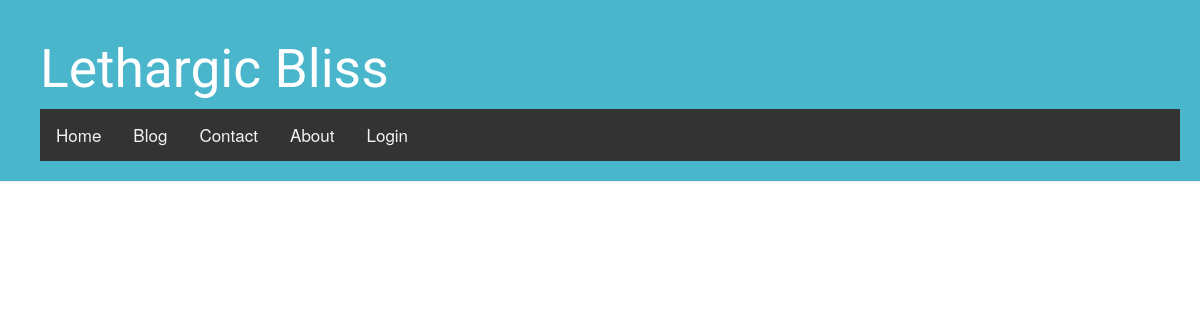
The page /drafts/ on the database as committed earlier.
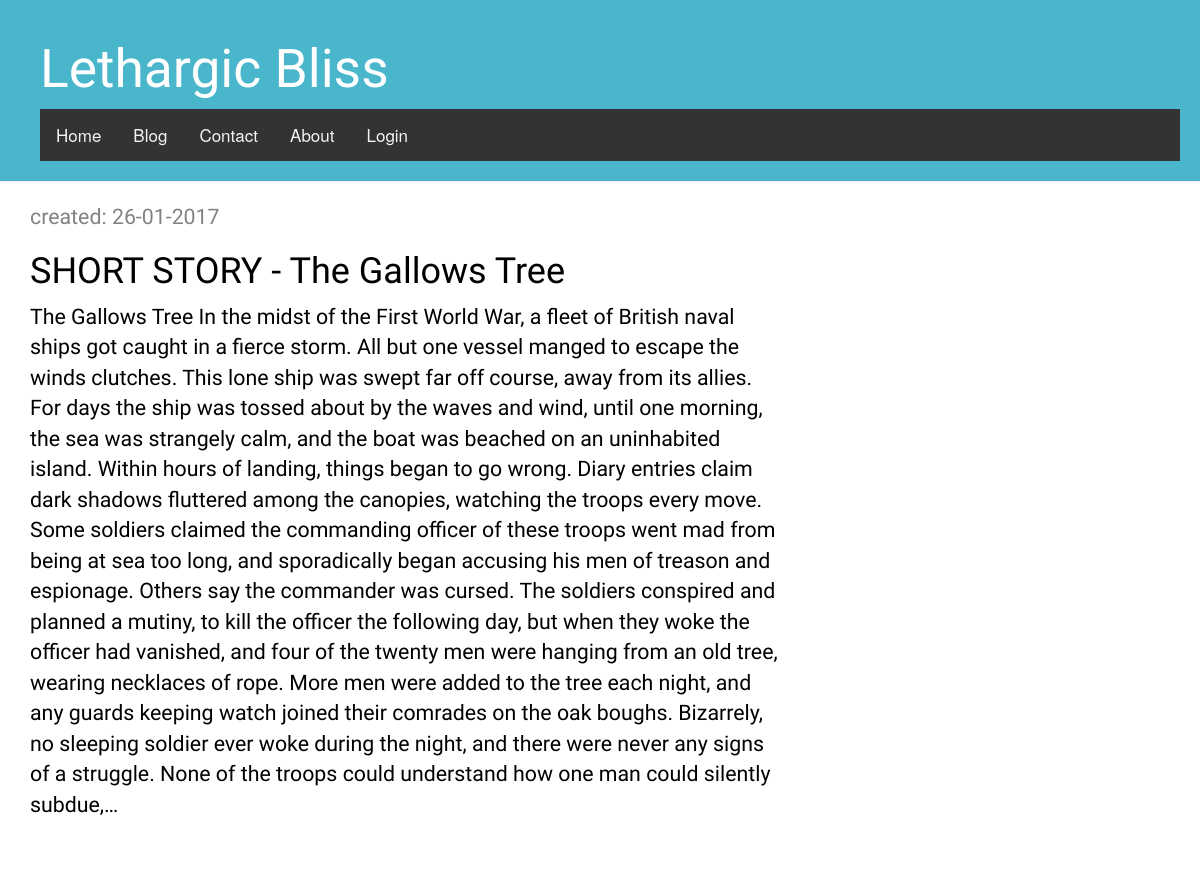
The same page on the database as committed later.
### blog/models.py (models this page shows, shortened)
class Post(models.Model):
    author = models.ForeignKey('auth.User')
    title = models.CharField(max_length=200)
    text = models.TextField()
    created_date = models.DateTimeField(
            default=timezone.now)
    published_date = models.DateTimeField(
            blank=True, null=True)

### blog/views.py (the view)
# urls.py: url(r'^drafts/$', views.post_draft_list, name='post_draft_list'),
def post_draft_list(request):
    posts = Post.objects.filter(published_date__isnull=True).order_by('created_date')
    return render(request, 'blog/post_draft_list.html', {'posts': posts})

### blog/templates/blog/post_draft_list.html
{% extends 'blog/base.html' %}
{% block content %}
    {% for post in posts %}
        <div class="post">
            <p class="date">created: {{ post.created_date|date:'d-m-Y' }}</p>
            <h1><a href="{% url 'post_detail' pk=post.pk %}">{{ post.title }}</a></h1>
            <p>{{ post.text|truncatechars:1250 }}</p>
        </div>
    {% endfor %}
{% endblock %}

### blog/templates/blog/base.html (shortened to what this page needs)
<!DOCTYPE html>
{% load staticfiles %}
<html>
    <head>
        <link rel="stylesheet" href="//maxcdn.bootstrapcdn.com/bootstrap/3.2.0/css/bootstrap.min.css">
        <link rel="stylesheet" href="//maxcdn.bootstrapcdn.com/bootstrap/3.2.0/css/bootstrap-theme.min.css">
        <link rel="stylesheet" href="{% static 'css/blog.css' %}">
    </head>
	<body>
		<div class="page-header">
        		<h1><a href="/">Lethargic Bliss</a></h1>
			<ul class="topnav" id="myTopnav">
  		  	  <li><a href="/">Home</a></li>
  		  	  <li><a href="#news">Blog</a></li>
  		  	  <li><a href="#contact">Contact</a></li>
  		  	  <li><a href={% url "about" %}>About</a></li>
			{% if user.is_authenticated %}
			  <li><a href={% url "post_draft_list" %} >Post Drafts</a></li>
  		  	  <li><a href={% url "post_new" %}>Post New</a></li>
  		  	  <li><a href={% url "admin:index" %}>Admin</a></li>
  		  	  <li><a href={% url "logout" %}>Logout</a></li>
			{% else %}
			  <li><a href={% url 'login' %}>Login</a></li>
			{% endif %}
			</ul>
		</div>
		<div class="content container">
        		<div class="row">
           		<div class="col-md-8">
            		{% block content %}
            		{% endblock %}
            		</div>
        		</div>
    		</div>
	</body>
</html>

### blog/static/css/blog.css (style rules this page uses)
html { height: 100%; }
body { min-height:100%; display:flex; flex-direction:column; }
.page-header { background-color: #49b6cc; margin-top: 0; padding: 20px 20px 20px 40px; }
.page-header h1, .page-header h1 a, .page-header h1 a:visited, .page-header h1 a:active { color: #ffffff; font-size: 40pt; text-decoration: none; }
ul.topnav { list-style-type: none; margin: 0; padding: 0; overflow: hidden; background-color: #333; }
ul.topnav li { float: left; }
ul.topnav li a { display: inline-block; color: #f2f2f2; text-align: center; padding: 14px 16px; text-decoration: none; transition: 0.3s; font-size: 17px; }
.content { color: #000000; font-family: 'Yanone Kaffeesatz'; font-size: 16pt; align-content: center; }
h1, h2, h3, h4 { font-family: 'Julius Sans One'; }
.date { color: #828282; }
.post { margin-bottom: 70px; }
.post h1 a, .post h1 a:visited { color: #000000; }

Rows that differ between the two databases and show on the page:
added Post: created_date "26-01-2017", title "SHORT STORY - The Gallows Tree", text "The Gallows Tree In the midst of the First World War, a fleet of British naval ships got caught in a fierce storm. All but one vessel manged to escape the winds clutches. This lone ship was swept far off course, away from its allies. For days the ship was tossed about by the waves and wind, until one morning, the sea was strangely calm, and the boat was beached on an uninhabited island. Within hours of landing, things began to go wrong. Diary entries claim dark shadows fluttered among the canopies, watching the troops every move. Some soldiers claimed the commanding officer of these troops went mad from being at sea too long, and sporadically began accusing his men of treason and espionage.…"
